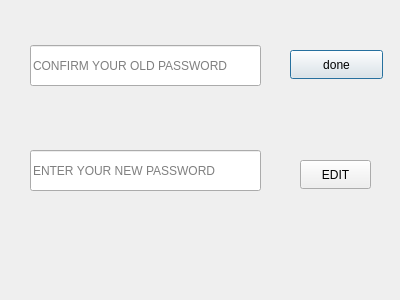
<?xml version="1.0" encoding="UTF-8"?>
<ui version="4.0">
 <class>secondwindow</class>
 <widget class="QDialog" name="secondwindow">
  <property name="geometry">
   <rect>
    <x>0</x>
    <y>0</y>
    <width>400</width>
    <height>300</height>
   </rect>
  </property>
  <property name="windowTitle">
   <string>Dialog</string>
  </property>
  <widget class="QPushButton" name="pushButton">
   <property name="geometry">
    <rect>
     <x>290</x>
     <y>50</y>
     <width>93</width>
     <height>29</height>
    </rect>
   </property>
   <property name="text">
    <string>done</string>
   </property>
  </widget>
  <widget class="QLineEdit" name="lineEdit_2">
   <property name="geometry">
    <rect>
     <x>30</x>
     <y>150</y>
     <width>231</width>
     <height>41</height>
    </rect>
   </property>
   <property name="echoMode">
    <enum>QLineEdit::PasswordEchoOnEdit</enum>
   </property>
   <property name="placeholderText">
    <string>ENTER YOUR NEW PASSWORD</string>
   </property>
  </widget>
  <widget class="QLineEdit" name="lineEdit">
   <property name="geometry">
    <rect>
     <x>30</x>
     <y>45</y>
     <width>231</width>
     <height>41</height>
    </rect>
   </property>
   <property name="echoMode">
    <enum>QLineEdit::PasswordEchoOnEdit</enum>
   </property>
   <property name="placeholderText">
    <string>CONFIRM YOUR OLD PASSWORD</string>
   </property>
  </widget>
  <widget class="QPushButton" name="pushButton_2">
   <property name="geometry">
    <rect>
     <x>300</x>
     <y>160</y>
     <width>71</width>
     <height>29</height>
    </rect>
   </property>
   <property name="text">
    <string>EDIT</string>
   </property>
  </widget>
 </widget>
 <resources/>
 <connections/>
</ui>
